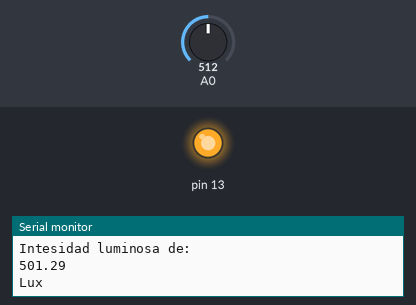
A sketch run on a simulated Arduino Uno, built with avr-gcc and run on an emulated ATmega328P. Shown: output pins drawn as LEDs (lit = HIGH), the last lines printed to the serial monitor. The inputs (shaded band) are chosen by the test bench; at power-on: A0 = 512.

Above: at 2.8 s.
2.9 s: A0 set to 398
7.1 s: A0 set to 372
8.6 s: A0 set to 770
10.3 s: A0 set to 793
At 12.2 s:
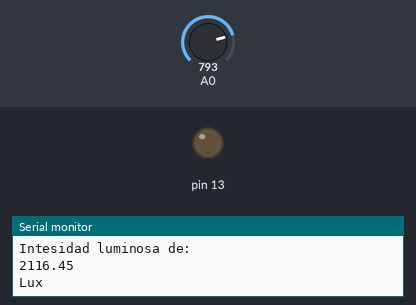
12.7 s: A0 set to 716
At 14.1 s:
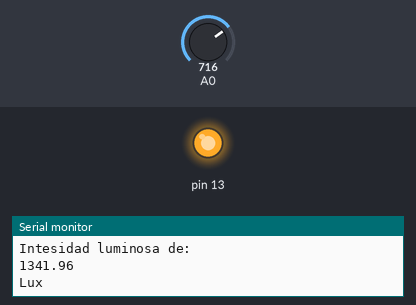
Timing chart, 0 to 15.7 s (numbered marks = the images above; inputs shaded):
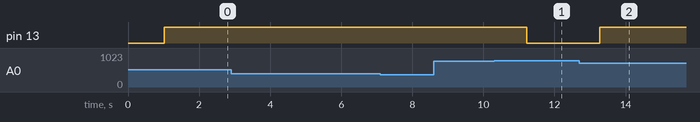

Measured:
- the behaviour switches between 784 and 785 on A0 (found by bisection; images 0 and 1)
- after the input at 10.3 s, pin 13: HIGH → LOW after 0.92 s
- after the input at 12.7 s, pin 13: LOW → HIGH after 0.57 s

The sketch:

bobina.ino
```cpp
void setup() {
  // put your setup code here, to run once:
pinMode(A0,INPUT);
pinMode(13,OUTPUT);
Serial.begin(9600);
}

void loop() {
  // put your main code here, to run repeatedly:
float v=0,rl=0,i=0;
delay(1000);
v=analogRead(A0);
v=v*(5.0/1023.0);
Serial.println("analogico");
Serial.println(v);
Serial.print('\n');
rl=613.49*((5.0/v)-1.0);
Serial.println("resistencia");
Serial.println(rl);
Serial.println("ohm");
Serial.print('\n');
i=pow((rl/126951.0),-1.1655);
Serial.println("Intesidad luminosa de: ");
Serial.println(i);
Serial.println("Lux");
Serial.print('\n');
if(i<=2000)
{
  digitalWrite(13,HIGH);
}
else
{digitalWrite(13,LOW);
}
}
```
